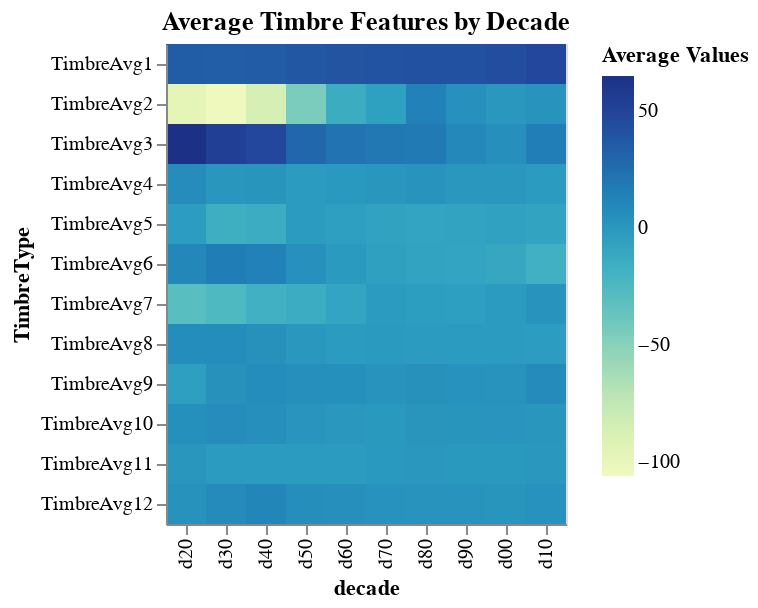

The notebook cell this image was saved under:
### Markdown cell above
#### Decade-wise
we have the following instead:

### Code cell
# plot timbre feature averages by decades 
# compute decades 
timbre_avg_by_decade = pd.read_csv('preprocess/timbre_avg_by_decade.csv')
timbre_avg_by_decade_long = timbre_avg_by_decade.melt("decade", var_name='TimbreType', value_name='Average Values')
decade_seq = [f'd{s}0' for s in [2, 3, 4, 5, 6, 7, 8, 9, 0, 1]]
# make the plot
alt.Chart(timbre_avg_by_decade_long).mark_rect().encode(
    x=alt.X('decade:O', sort=decade_seq),
    y=alt.Y('TimbreType:O', sort=timbre_cols),
    color='Average Values:Q',
    tooltip=['decade', 'TimbreType', 'Average Values']
).properties(
    title='Average Timbre Features by Decade'
)

### Figure 1 — Vega-Lite specification as saved in the notebook (floating-point values rounded to 4 significant figures)
{"config": {"view": {"continuousWidth": 400, "continuousHeight": 300}}, "data": {"name": "data-e8546698df4023e8aac39d20971deea0"}, "mark": "rect", "encoding": {"color": {"type": "quantitative", "field": "Average Values"}, "tooltip": [{"type": "nominal", "field": "decade"}, {"type": "nominal", "field": "TimbreType"}, {"type": "quantitative", "field": "Average Values"}], "x": {"type": "ordinal", "field": "decade", "sort": ["d20", "d30", "d40", "d50", "d60", "d70", "d80", "d90", "d00", "d10"]}, "y": {"type": "ordinal", "field": "TimbreType", "sort": ["TimbreAvg1", "TimbreAvg2", "TimbreAvg3", "TimbreAvg4", "TimbreAvg5", "TimbreAvg6", "TimbreAvg7", "TimbreAvg8", "TimbreAvg9", "TimbreAvg10", "TimbreAvg11", "TimbreAvg12"]}}, "title": "Average Timbre Features by Decade", "$schema": "https://vega.github.io/schema/vega-lite/v4.8.1.json", "datasets": {"data-e8546698df4023e8aac39d20971deea0": [{"decade": "d00", "TimbreType": "TimbreAvg1", "Average Values": 44.32}, {"decade": "d10", "TimbreType": "TimbreAvg1", "Average Values": 48.03}, {"decade": "d20", "TimbreType": "TimbreAvg1", "Average Values": 34.46}, {"decade": "d30", "TimbreType": "TimbreAvg1", "Average Values": 34.14}, {"decade": "d40", "TimbreType": "TimbreAvg1", "Average Values": 35.55}, {"decade": "d50", "TimbreType": "TimbreAvg1", "Average Values": 38.27}, {"decade": "d60", "TimbreType": "TimbreAvg1", "Average Values": 40.29}, {"decade": "d70", "TimbreType": "TimbreAvg1", "Average Values": 41.24}, {"decade": "d80", "TimbreType": "TimbreAvg1", "Average Values": 41.95}, {"decade": "d90", "TimbreType": "TimbreAvg1", "Average Values": 41.96}, {"decade": "d00", "TimbreType": "TimbreAvg2", "Average Values": -0.007627}, {"decade": "d10", "TimbreType": "TimbreAvg2", "Average Values": 2.732}, {"decade": "d20", "TimbreType": "TimbreAvg2", "Average Values": -97.56}, {"decade": "d30", "TimbreType": "TimbreAvg2", "Average Values": -106.2}, {"decade": "d40", "TimbreType": "TimbreAvg2", "Average Values": -85.92}, {"decade": "d50", "TimbreType": "TimbreAvg2", "Average Values": -44.67}, {"decade": "d60", "TimbreType": "TimbreAvg2", "Average Values": -14.13}, {"decade": "d70", "TimbreType": "TimbreAvg2", "Average Values": -4.575}, {"decade": "d80", "TimbreType": "TimbreAvg2", "Average Values": 14.27}, {"decade": "d90", "TimbreType": "TimbreAvg2", "Average Values": 4.961}, {"decade": "d00", "TimbreType": "TimbreAvg3", "Average Values": 5.642}, {"decade": "d10", "TimbreType": "TimbreAvg3", "Average Values": 15.97}, {"decade": "d20", "TimbreType": "TimbreAvg3", "Average Values": 65.15}, {"decade": "d30", "TimbreType": "TimbreAvg3", "Average Values": 54.04}, {"decade": "d40", "TimbreType": "TimbreAvg3", "Average Values": 48.2}, {"decade": "d50", "TimbreType": "TimbreAvg3", "Average Values": 28.72}, {"decade": "d60", "TimbreType": "TimbreAvg3", "Average Values": 22.21}, {"decade": "d70", "TimbreType": "TimbreAvg3", "Average Values": 19.26}, {"decade": "d80", "TimbreType": "TimbreAvg3", "Average Values": 18.06}, {"decade": "d90", "TimbreType": "TimbreAvg3", "Average Values": 9.784}, {"decade": "d00", "TimbreType": "TimbreAvg4", "Average Values": 1.094}, {"decade": "d10", "TimbreType": "TimbreAvg4", "Average Values": -2.353}, {"decade": "d20", "TimbreType": "TimbreAvg4", "Average Values": 7.412}, {"decade": "d30", "TimbreType": "TimbreAvg4", "Average Values": 1.357}, {"decade": "d40", "TimbreType": "TimbreAvg4", "Average Values": 2.311}, {"decade": "d50", "TimbreType": "TimbreAvg4", "Average Values": -1.838}, {"decade": "d60", "TimbreType": "TimbreAvg4", "Average Values": -0.4648}, {"decade": "d70", "TimbreType": "TimbreAvg4", "Average Values": 1.686}, {"decade": "d80", "TimbreType": "TimbreAvg4", "Average Values": 3.551}, {"decade": "d90", "TimbreType": "TimbreAvg4", "Average Values": 0.7761}, {"decade": "d00", "TimbreType": "TimbreAvg5", "Average Values": -6.0}, {"decade": "d10", "TimbreType": "TimbreAvg5", "Average Values": -7.479}, {"decade": "d20", "TimbreType": "TimbreAvg5", "Average Values": -2.827}, {"decade": "d30", "TimbreType": "TimbreAvg5", "Average Values": -15.58}, {"decade": "d40", "TimbreType": "TimbreAvg5", "Average Values": -13.94}, {"decade": "d50", "TimbreType": "TimbreAvg5", "Average Values": -2.095}, {"decade": "d60", "TimbreType": "TimbreAvg5", "Average Values": -4.525}, {"decade": "d70", "TimbreType": "TimbreAvg5", "Average Values": -7.148}, {"decade": "d80", "TimbreType": "TimbreAvg5", "Average Values": -8.234}, {"decade": "d90", "TimbreType": "TimbreAvg5", "Average Values": -7.568}, {"decade": "d00", "TimbreType": "TimbreAvg6", "Average Values": -10.75}, {"decade": "d10", "TimbreType": "TimbreAvg6", "Average Values": -17.35}, {"decade": "d20", "TimbreType": "TimbreAvg6", "Average Values": 10.39}, {"decade": "d30", "TimbreType": "TimbreAvg6", "Average Values": 16.35}, {"decade": "d40", "TimbreType": "TimbreAvg6", "Average Values": 14.11}, {"decade": "d50", "TimbreType": "TimbreAvg6", "Average Values": 5.046}, {"decade": "d60", "TimbreType": "TimbreAvg6", "Average Values": -1.23}, {"decade": "d70", "TimbreType": "TimbreAvg6", "Average Values": -5.186}, {"decade": "d80", "TimbreType": "TimbreAvg6", "Average Values": -7.756}, {"decade": "d90", "TimbreType": "TimbreAvg6", "Average Values": -8.412}, {"decade": "d00", "TimbreType": "TimbreAvg7", "Average Values": -1.397}, {"decade": "d10", "TimbreType": "TimbreAvg7", "Average Values": 2.476}, {"decade": "d20", "TimbreType": "TimbreAvg7", "Average Values": -30.23}, {"decade": "d30", "TimbreType": "TimbreAvg7", "Average Values": -25.34}, {"decade": "d40", "TimbreType": "TimbreAvg7", "Average Values": -17.07}, {"decade": "d50", "TimbreType": "TimbreAvg7", "Average Values": -14.0}, {"decade": "d60", "TimbreType": "TimbreAvg7", "Average Values": -8.43}, {"decade": "d70", "TimbreType": "TimbreAvg7", "Average Values": -2.467}, {"decade": "d80", "TimbreType": "TimbreAvg7", "Average Values": -3.477}, {"decade": "d90", "TimbreType": "TimbreAvg7", "Average Values": -4.109}, {"decade": "d00", "TimbreType": "TimbreAvg8", "Average Values": -2.02}, {"decade": "d10", "TimbreType": "TimbreAvg8", "Average Values": -3.047}, {"decade": "d20", "TimbreType": "TimbreAvg8", "Average Values": 7.22}, {"decade": "d30", "TimbreType": "TimbreAvg8", "Average Values": 6.875}, {"decade": "d40", "TimbreType": "TimbreAvg8", "Average Values": 4.521}, {"decade": "d50", "TimbreType": "TimbreAvg8", "Average Values": 0.3037}, {"decade": "d60", "TimbreType": "TimbreAvg8", "Average Values": -2.253}, {"decade": "d70", "TimbreType": "TimbreAvg8", "Average Values": -0.9767}, {"decade": "d80", "TimbreType": "TimbreAvg8", "Average Values": -1.862}, {"decade": "d90", "TimbreType": "TimbreAvg8", "Average Values": -1.366}, {"decade": "d00", "TimbreType": "TimbreAvg9", "Average Values": 3.491}, {"decade": "d10", "TimbreType": "TimbreAvg9", "Average Values": 8.185}, {"decade": "d20", "TimbreType": "TimbreAvg9", "Average Values": -4.507}, {"decade": "d30", "TimbreType": "TimbreAvg9", "Average Values": 4.265}, {"decade": "d40", "TimbreType": "TimbreAvg9", "Average Values": 7.316}, {"decade": "d50", "TimbreType": "TimbreAvg9", "Average Values": 6.082}, {"decade": "d60", "TimbreType": "TimbreAvg9", "Average Values": 5.23}, {"decade": "d70", "TimbreType": "TimbreAvg9", "Average Values": 3.342}, {"decade": "d80", "TimbreType": "TimbreAvg9", "Average Values": 4.279}, {"decade": "d90", "TimbreType": "TimbreAvg9", "Average Values": 4.074}, {"decade": "d00", "TimbreType": "TimbreAvg10", "Average Values": 1.906}, {"decade": "d10", "TimbreType": "TimbreAvg10", "Average Values": 1.734}, {"decade": "d20", "TimbreType": "TimbreAvg10", "Average Values": 5.36}, {"decade": "d30", "TimbreType": "TimbreAvg10", "Average Values": 7.852}, {"decade": "d40", "TimbreType": "TimbreAvg10", "Average Values": 5.501}, {"decade": "d50", "TimbreType": "TimbreAvg10", "Average Values": 1.866}, {"decade": "d60", "TimbreType": "TimbreAvg10", "Average Values": 0.7038}, {"decade": "d70", "TimbreType": "TimbreAvg10", "Average Values": -0.1142}, {"decade": "d80", "TimbreType": "TimbreAvg10", "Average Values": 2.053}, {"decade": "d90", "TimbreType": "TimbreAvg10", "Average Values": 2.312}, {"decade": "d00", "TimbreType": "TimbreAvg11", "Average Values": -0.1354}, {"decade": "d10", "TimbreType": "TimbreAvg11", "Average Values": 1.005}, {"decade": "d20", "TimbreType": "TimbreAvg11", "Average Values": 1.6}, {"decade": "d30", "TimbreType": "TimbreAvg11", "Average Values": -1.608}, {"decade": "d40", "TimbreType": "TimbreAvg11", "Average Values": -2.181}, {"decade": "d50", "TimbreType": "TimbreAvg11", "Average Values": -2.375}, {"decade": "d60", "TimbreType": "TimbreAvg11", "Average Values": -1.624}, {"decade": "d70", "TimbreType": "TimbreAvg11", "Average Values": -0.2396}, {"decade": "d80", "TimbreType": "TimbreAvg11", "Average Values": 0.3388}, {"decade": "d90", "TimbreType": "TimbreAvg11", "Average Values": -0.1391}, {"decade": "d00", "TimbreType": "TimbreAvg12", "Average Values": 2.065}, {"decade": "d10", "TimbreType": "TimbreAvg12", "Average Values": 3.937}, {"decade": "d20", "TimbreType": "TimbreAvg12", "Average Values": 3.645}, {"decade": "d30", "TimbreType": "TimbreAvg12", "Average Values": 8.205}, {"decade": "d40", "TimbreType": "TimbreAvg12", "Average Values": 11.58}, {"decade": "d50", "TimbreType": "TimbreAvg12", "Average Values": 6.666}, {"decade": "d60", "TimbreType": "TimbreAvg12", "Average Values": 5.711}, {"decade": "d70", "TimbreType": "TimbreAvg12", "Average Values": 3.723}, {"decade": "d80", "TimbreType": "TimbreAvg12", "Average Values": 3.197}, {"decade": "d90", "TimbreType": "TimbreAvg12", "Average Values": 3.009}]}}
